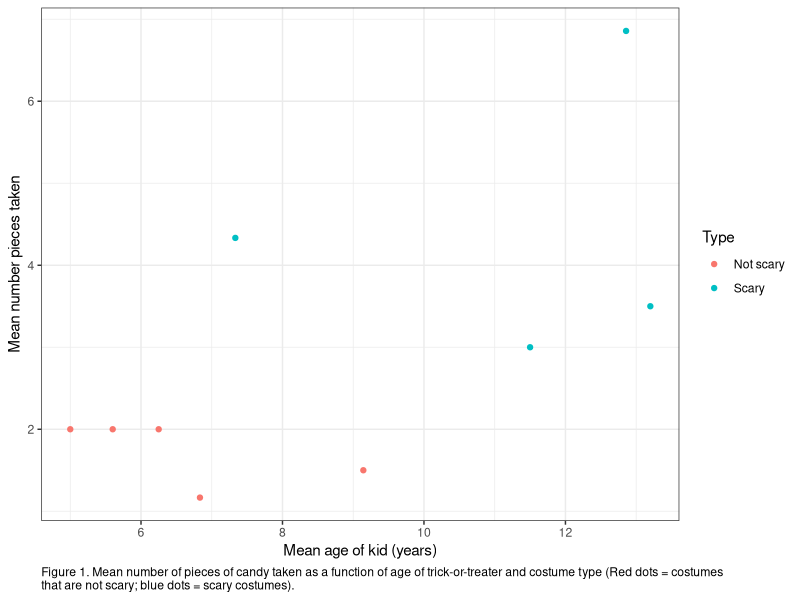
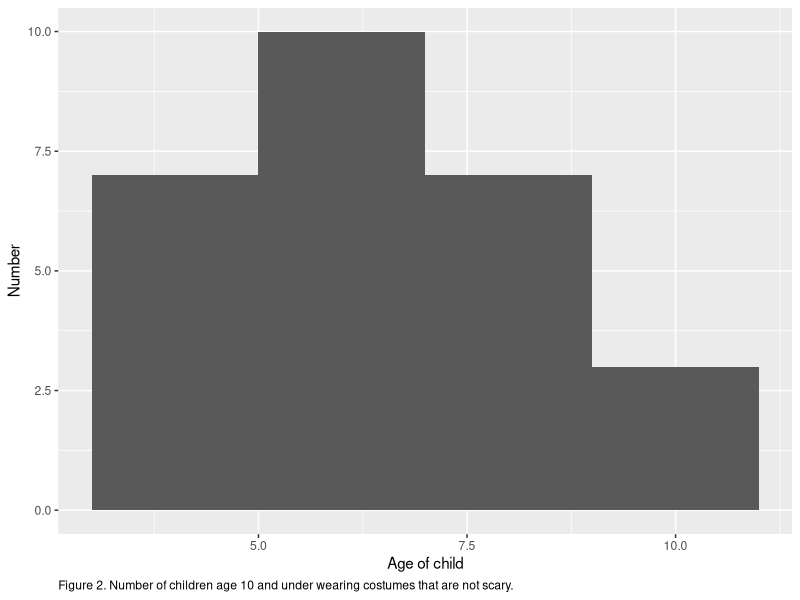
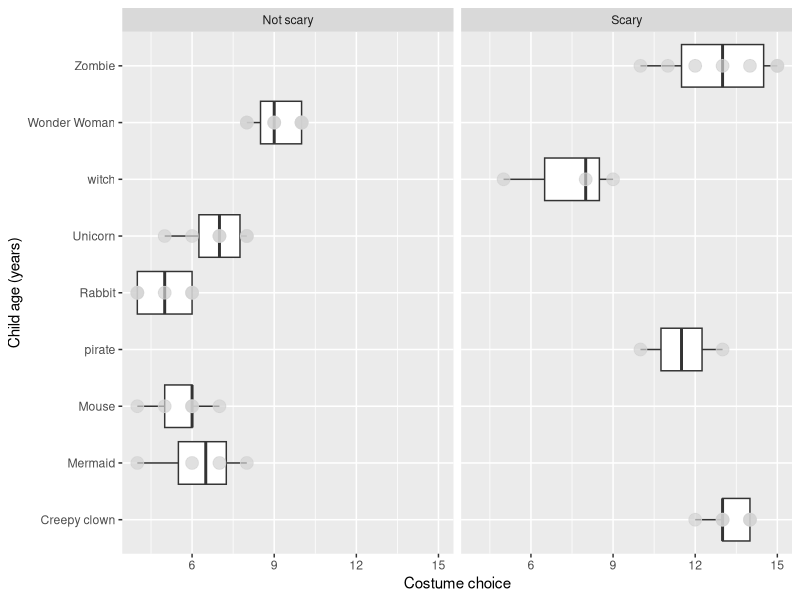

The R script that drew these images, in order:
## ---- chunk 1
rm(list = ls())
library(here)
library(ggplot2)
library(tidyverse)
## ---- chunk 2
DF <- read.csv(here("Data", "Halloween_data_PS2.csv"))
## ---- chunk 3
glimpse(DF) #I can see that Costume and Type are both listed as character variables, I will change them to factors
## ---- chunk 4
DF$Costume <- as.factor(DF$Costume)  #convert character column to factor

DF$Type <- as.factor(DF$Type)

class(DF$Costume)
class(DF$Type) #both the Costume and Type variables have been converted to factors!
## ---- chunk 5
str(DF) #I can see that there are 15 levels in the Costume variable, and 4 levels in the Type variable
## ---- chunk 6
levels(DF$Costume) #Hmm, I see some duplicate entries (eg different capitalizations of Wonder woman, Wonder Woman, and wonder woman). R thinks these are different things
## ---- chunk 7
#first I will fix the clowns
fix <- which(DF$Costume == "creepy clown" | DF$Costume == "clown") #tell R that "creepy clown" and "clown" are wrong

DF$Costume[fix]<- "Creepy clown" #assign the wrong versions to "Creepy clown"
## ---- chunk 8
#now I will fix the witches
repair <- which(DF$Costume == "Witch" | DF$Costume == "witch ") #tell R that "Witch" and "witch " (space after the word) are wrong

DF$Costume[repair]<- "witch" #assign the wrong versions to "witch"
## ---- chunk 9
#lastly, I will fix the Wonder Woman entries
better <- which(DF$Costume == "Wonder woman" | DF$Costume == "wonder woman") #tell R that "Wonder woman" and "wonder woman" are wrong

DF$Costume[better]<- "Wonder Woman" #assign the wrong versions to "Wonder Woman"
## ---- chunk 10
unique(DF$Costume) #I can see that my repairs worked (even though R still "remembers" the old versions)
## ---- chunk 11
levels(DF$Type) #Looks like there's some mistakes
## ---- chunk 12
good <- which(DF$Type == "scary" | DF$Type == "scary ") #tell R that "scary" and "scary " are wrong

DF$Type[good]<- "Scary" #assin the wrong versions to "Scary"
## ---- chunk 13
unique(DF$Type) #looks good! 
## ---- chunk 14
By_type <- DF %>% 
  group_by(Costume, Type) %>%
  summarize(num_pieces = mean(candy_pieces, na.rm = T),
            mean_age = mean(age, na.rm = T)) 
#I'm choosing to omit the NA's from the calculation so I can calculate means
## ---- chunk 15
#I will make a scatterplot
ggplot(By_type, aes(x = mean_age, y = num_pieces, 
                    color = Type)) +
  geom_point() +
  xlab("Mean age of kid (years)") +
  ylab("Mean number pieces taken") +
  theme_bw() +
  labs(caption = "Figure 1. Mean number of pieces of candy taken as a function of age of trick-or-treater and costume type (Red dots = costumes 
that are not scary; blue dots = scary costumes).") +
  theme(plot.caption = element_text(hjust = 0))
## ---- chunk 16
Not_scary <- DF %>%
  filter(Type == "Not scary") %>%
  filter(age <= 10)
## ---- chunk 17
ggplot(Not_scary, aes(x = age)) +
  geom_histogram(bins = 4) +
  xlab("Age of child") +
  ylab("Number") +
  labs(caption = "Figure 2. Number of children age 10 and under wearing costumes that are not scary.") +
  theme(plot.caption = element_text(hjust = 0))

## ---- chunk 18
ggplot(DF, aes(x = Costume, y = age)) +
  geom_boxplot() +
  geom_point(size = 4, color = 'lightgrey', alpha = 0.7) + 
  facet_wrap(~ Type, ncol = 2) +
  xlab("Child age (years)") +
  ylab("Costume choice") +
  coord_flip()
